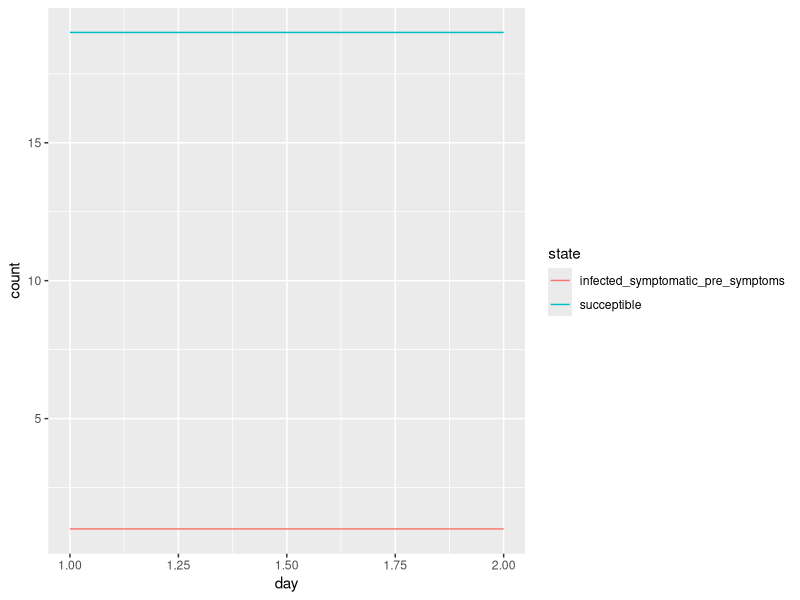

Write R code to recreate this figure.
## ---- chunk 1
knitr::opts_chunk$set(echo = TRUE)
library(tidyverse)
library(forcats)
## ---- chunk 2
initial_population_size = 20 # TODO - choose bigger number later

# TODO - fill these in with real numbers
day_of_first_distancing_guideline = 10
day_of_stronger_distancing_directive = 15
length_of_distancing_directive = 90
## ---- chunk 3
## BIG TODO: add citations for these numbers

probability_symptomatic = 2/3
probability_asymptomatic = 1 - probability_symptomatic

# TODO: break this out into it's own code chunk with explanation? Weighted average, solved equations to get 
basic_reproductive_number = 2.4
symptomatic_reproductive_number = basic_reproductive_number*(6/5)
asymptomatic_reproductive_number = basic_reproductive_number*(3/5)

time_until_infectious = 4.5 # This is figured from the incubation period, and rounded down from 4.6 so I can do steps in half-days.

# For the asymptomatic types
asymptomatic_time_from_infectious_to_recovery = 4 # This is figured from the generation time (confusing). Should this be longer??

# For the symptomatic types
time_infectious_before_symptom_onset = 0.5
time_from_symptom_onset_to_recovery = 3.5

time_until_seeking_care = 5 # This is the number of days after symptom onset that people seek hospital care if they need it, on average
time_in_hospital_bed = 10.5
time_until_death_if_no_care = 10

## ---- chunk 4
hospital_bed_capacity = 100 #TODO - fill in with real number later

# TODO - fill in distributions of: age, health status/underlying conditions, "essential" jobs, poverty levels, incarcerated, homeless, detained immigrants, insurance coverage 
## ---- chunk 5
# TODO: fill in from article.
## ---- chunk 6
# TODO: flesh out this section

probability_seek_care_insured = 1
probability_seek_care_uninsured = 0.5

# TODO: decide on cutoff poverty level for ignoring a stay-home directive
## ---- chunk 7
SUCCEPTIBLE = "succeptible"

INFECTED_ASYMPTOMATIC = "infected_asymptomatic"
INFECTIOUS_ASYMPTOMATIC = "infectious_asymptomatic"

INFECTED_SYMPTOMATIC_PRE_SYMPTOMS = "infected_symptomatic_pre_symptoms"
INFECTIOUS_SYMPTOMATIC_PRE_SYMPTOMS = "infectious_symptomatic_pre_symptoms"

SYMPTOMATIC_NEED_HOSPITAL = "symptomatic_need_hospital"
SYMPTOMATIC_DONT_NEED_HOSPITAL = "symptomatic_dont_need_hospital"

NEED_HOSPITAL_SEEK_CARE = "need_hospital_seek_care"
NEED_HOSPITAL_DONT_SEEK_CARE = "need_hospital_dont_seek_care"

GET_HOSPITAL_CARE = "get_hospital_care"
DONT_GET_NEEDED_CARE = "dont_get_needed_care"

RECOVERED = "recovered"
DEAD = "dead"
## ---- chunk 8
# placeholder function that just returns the same state
change_state = function(prev_state){
  as.character(prev_state)
}
## ---- chunk 9
# TODO: create the population according to demographic markers, and randomly assign the infected person.
create_initial_population_with_one_infected = function(size){
  one_infected = as.factor(c(INFECTED_SYMPTOMATIC_PRE_SYMPTOMS))
  others_succeptible = rep(as.factor(c(SUCCEPTIBLE)), size - 1)
  
  fct_c(one_infected, others_succeptible)
}

# remove this later, printing just for debugging
create_initial_population_with_one_infected(initial_population_size)
## ---- chunk 10
# TODO: make a function to generate new day columns based on some initial parameter.
population = tibble(
  person_ids = 1:initial_population_size,
  day_1 = create_initial_population_with_one_infected(initial_population_size)
) %>% 
  mutate(., day_2 = as.factor(map_chr(day_1, change_state)))

# remove this later, printing just for debugging
population
## ---- chunk 11
population_to_visualize =
  pivot_longer(
    population,
    cols = starts_with("day_"),
    names_to = "day",
    values_to = "state",
    names_prefix = "day_"
  ) %>% 
  mutate(day = as.numeric(day)) %>% 
  group_by(day, state) %>% 
  summarize(count = n())

## NOTE:
## For transitory states like "infected", the count represents how many people are infected on that day.
## However, for a state like "dead", the count represents how many people total have died up until that point (because once you reach the "dead" state, you stay at that state forever).


# remove this later, printing just for debugging
population_to_visualize
## ---- chunk 12
ggplot(population_to_visualize, 
       aes(x=day, y=count, color=state)) + 
  geom_line()
